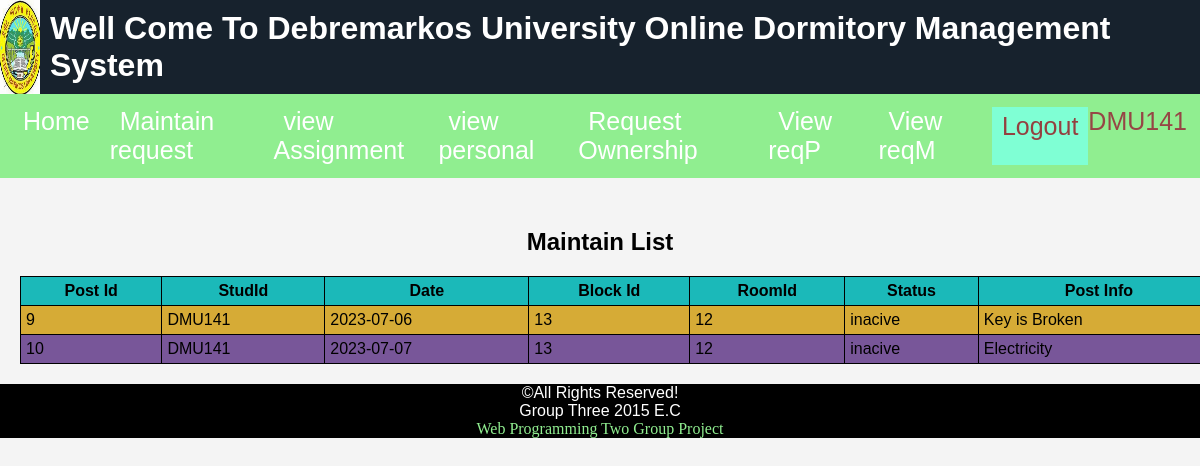
Page /Student/viewMn.php (signed in) on the committed database.
### tables this page shows
CREATE TABLE `maintain` (
  `PostId` int(11) NOT NULL,
  `StudId` varchar(10) NOT NULL,
  `Date` date NOT NULL,
  `BlockId` int(2) NOT NULL,
  `RoomId` int(2) NOT NULL,
  `Status` varchar(10) NOT NULL,
  `PostInfo` varchar(300) NOT NULL,
  `State` varchar(10) NOT NULL
);

### Student/viewMn.php (the view, shortened to what this page needs)
<?php
include("header.php");
require("../connect.php");
$user=$_SESSION["username"];
$query = "SELECT * FROM Maintain WHERE StudId='$user'";
$result = mysqli_query($connect, $query);
?>
<!DOCTYPE html>
<html>
<head>
</head>
<body>
    <h2>Maintain List</h2>
    <table>
        <thead>
            <tr>
                <th>Post Id</th>
                <th>StudId</th>
                <th>Date</th>
                <th>Block Id</th>
                <th>RoomId</th>
                <th>Status</th>
                <th>Post Info</th>
            </tr>
        </thead>
        <tbody>
            <?php while ($row = mysqli_fetch_assoc($result)): ?>
                <tr>
                    <td>
                        <?php echo $row['PostId']; $r=$row["PostId"]; ?>
                    </td>
                    <td>
                        <?php echo $row['StudId']; ?>
                    </td>
                    <td>
                        <?php echo $row['Date']; ?>
                    </td>
                    <td>
                        <?php echo $row['BlockId']; ?>
                    </td>
                    <td>
                        <?php echo $row['RoomId']; ?>
                    </td>
                    <td>
                        <?php echo $row['Status']; ?>
                    </td>
                    <td>
                        <?php echo $row['PostInfo']; ?>
                    </td>
                </tr>
            <?php endwhile; ?>
        </tbody>
    </table>
</body>
</html>
<?php
include("../footer.php");
?>

### style.css (style rules this page uses)
body { font-family: Arial, sans-serif; background-color: #f4f4f4; margin: 0; padding: 0; }
h2 { text-align: center; margin-top: 50px; }
table { width: 100%; border-collapse: collapse; margin-top: 10px; padding: 5px; }
th { background-color: rgb(27, 185, 185); }
tr:nth-child(even) { background-color: rgb(120, 86, 153); }
tr:nth-child(odd) { background-color: rgb(214, 171, 54); }

### Student/viewMn.php (style rules this page uses)
table { border-collapse: collapse; margin: 20px; padding: 20px; }
th, td { border: 1px solid black; padding: 5px; }

### rows in the picture
maintain: PostId "9", StudId "DMU141", Date "2023-07-06", BlockId "13", RoomId "12", Status "inacive", PostInfo "Key is Broken"
maintain: PostId "10", StudId "DMU141", Date "2023-07-07", BlockId "13", RoomId "12", Status "inacive", PostInfo "Electricity"

### other values in the picture
$_SESSION['username'] "DMU141"
